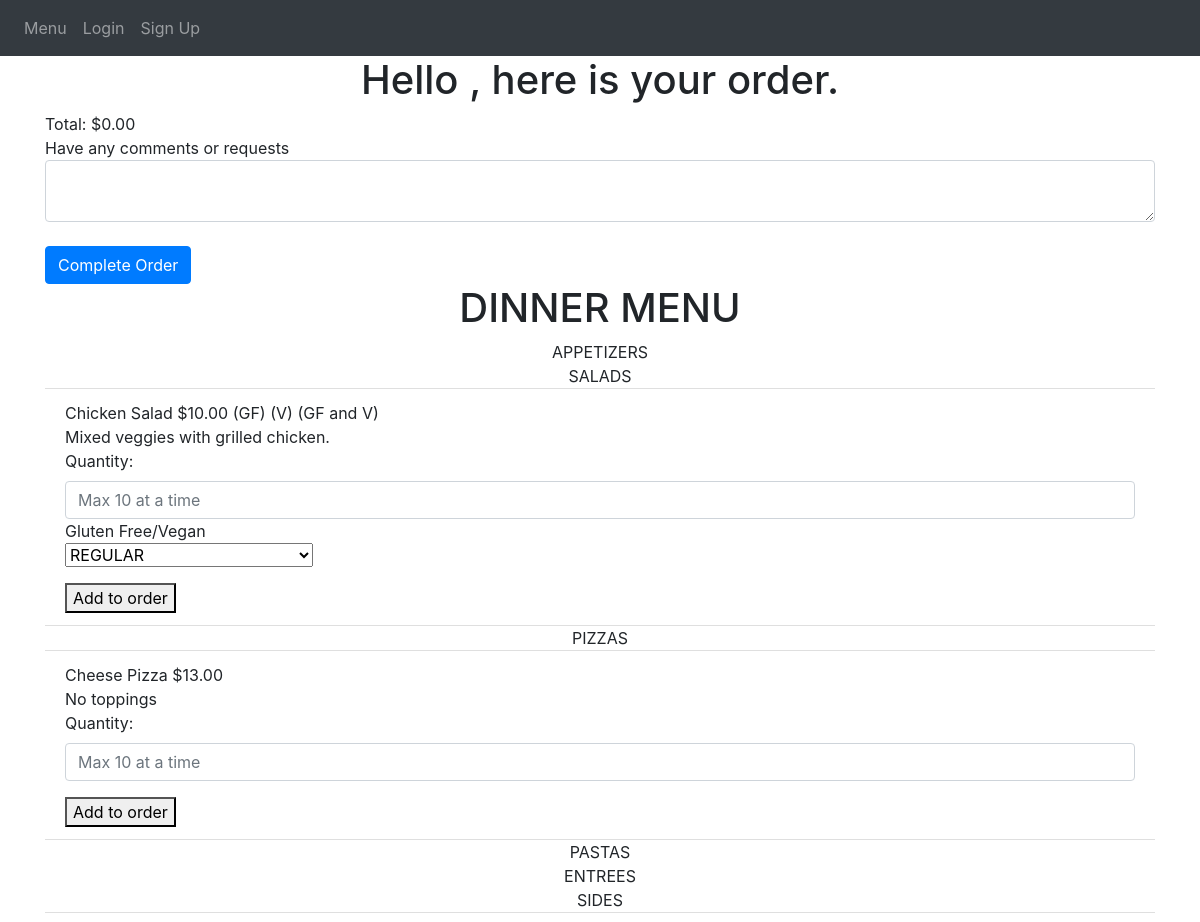
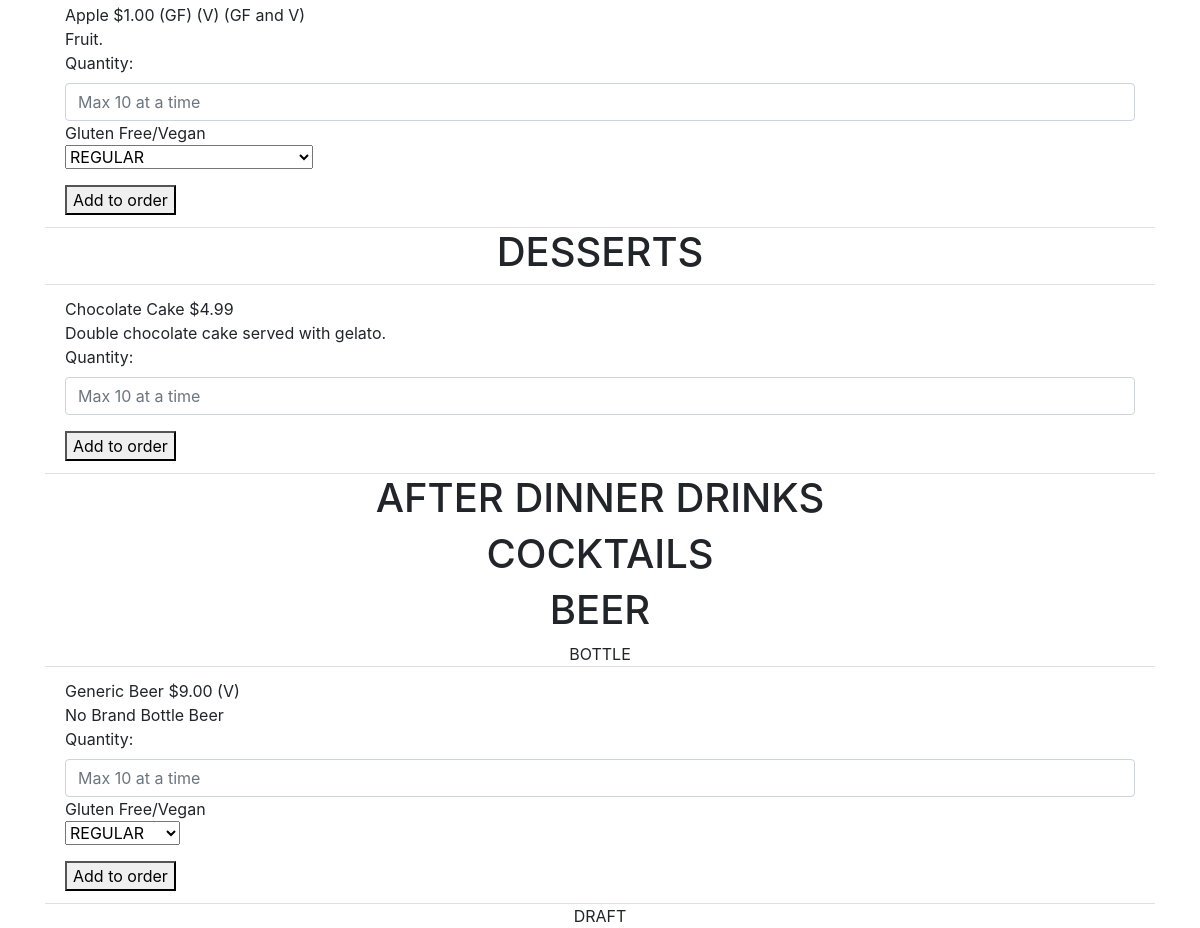
Before: /refresh-order with the older database file (2 pictures, top to bottom).
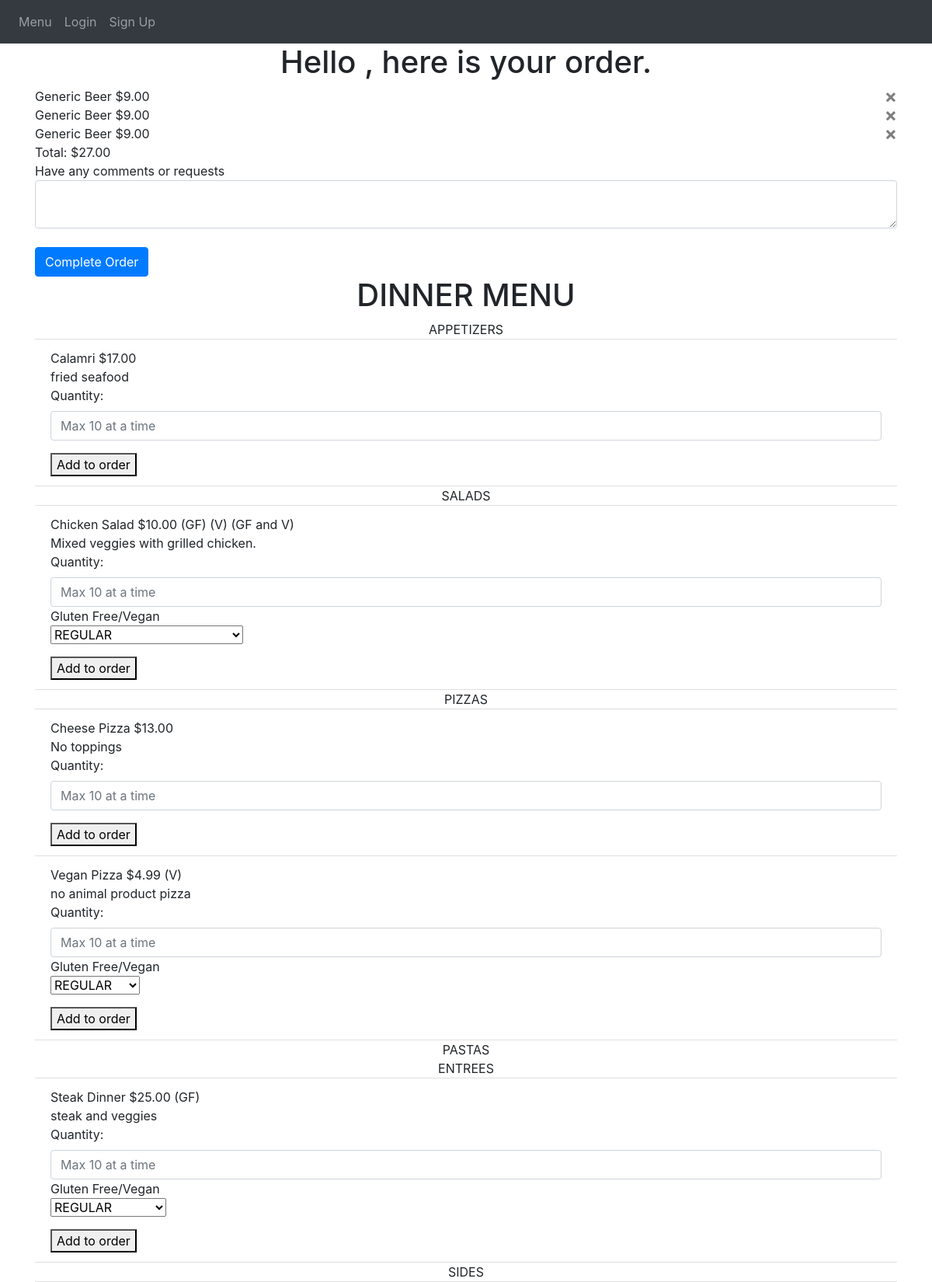
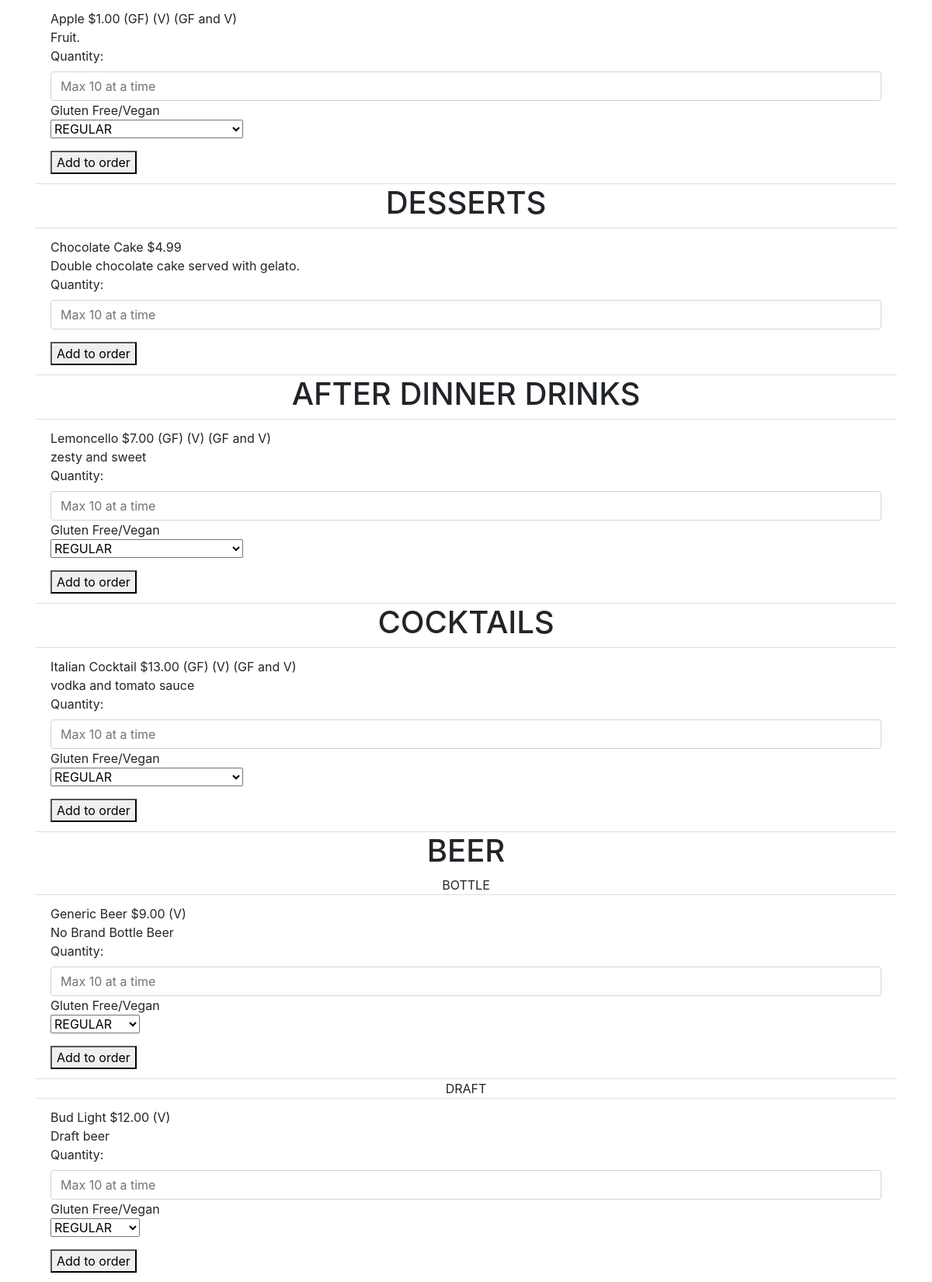
After: the same page with the newer database file (2 pictures, top to bottom).
### avanzareApp/models.py (models this page shows)
class Order(db.Model):
    id = db.Column(db.Integer, primary_key=True)
    name = db.Column(db.String(150))
    comment = db.Column(db.String(10000))
    total = db.Column(db.Float)
    date = db.Column(db.DateTime(timezone=True), default=func.now())
    user_id = db.Column(db.Integer, db.ForeignKey('user.id'))
    is_active = db.Column(db.String(10))
    items = db.relationship('Menu_order')

class Menu(db.Model):
    id = db.Column(db.Integer, primary_key=True)
    name = db.Column(db.String(150), unique=True)
    price = db.Column(db.String(150))
    description = db.Column(db.String(10000))
    menu_type = db.Column(db.String(150))
    gluten_free = db.Column(db.String(150))
    vegan = db.Column(db.String(150))
    date = db.Column(db.DateTime(timezone=True), default=func.now())
    user_id = db.Column(db.Integer, db.ForeignKey('user.id'))

class Menu_order(db.Model):
    id = db.Column(db.Integer, primary_key=True)
    name = db.Column(db.String(150))
    price = db.Column(db.String(150))
    description = db.Column(db.String(10000))
    menu_type = db.Column(db.String(150))
    gluten_free = db.Column(db.String(150))
    vegan = db.Column(db.String(150))
    date = db.Column(db.DateTime(timezone=True), default=func.now())
    order_id = db.Column(db.Integer, db.ForeignKey('order.id'))

### avanzareApp/views.py (the view, shortened to what this page needs)
@views.route('/refresh-order', methods=['GET', 'POST'])
def refresh_order():
    new_order = db.session.query(Order).order_by(Order.id.desc()).first()
    user = User.query.filter(User.email == 'headChef@gmail.com').first()
    items = Menu.query.filter_by(user_id=user.id).order_by(Menu.name).all()
    return render_template("order.html", items=items, new_order=new_order, user=current_user)

### avanzareApp/templates/order.html (shortened to what the changed rows need)
{% extends "base.html" %} {% block title %}Home{% endblock %}
{% block content %}
    <h1 align="center"> Hello {{ user.first_name }}, here is your order. </h1>
{% for item in new_order.items %}
    {{ item.name }}
    {% set tmp = "$" + (item.price | string) %}
    {{ tmp }}
    <button type="button" class="close" onClick="deleteOrderItem({{ item.id }})">
        <span aria-hidden="true">&times;</span>
    </button>
    <br />
{% endfor %}
{% if "${:,.2f}".format(new_order.total) == "$-0.00" %}
   <div>Total: $0.00</div>
{% else %}
    <div>Total: {{ "${:,.2f}".format(new_order.total) }}</div>
{% endif %}
<form method="POST">
    <div>Have any comments or requests</div>
    <textarea name="comment" id="comment" class="form-control"></textarea>
    <br />
    <button type="submit" class="btn btn-primary">Complete Order</button>
</form>
    <h1 align="center"> DINNER MENU </h1>
        <ul class="list-group list-group-flush" id="items">
            {% set gf = "(GF)" %}
            {% set v = "(V)" %}
            {% set gfv = "(GF and V)" %}
            {% set print_once = 1 %}
            {% for menu in ["APPETIZERS", "SALADS", "PIZZAS", "PASTAS", "ENTREES", "SIDES", "DESSERT MENU", "AFTER DINNER DRINKS", "COCKTAILS", "BOTTLE", "DRAFT"] %}
                {% if print_once == 1 %}
                    {% if menu == "DESSERT MENU" %}
                        <h1 align="center"> DESSERTS </h1>
                        {% set print_once = 0 %}
                    {% elif menu == "AFTER DINNER DRINKS" %}
                        <h1 align="center"> AFTER DINNER DRINKS </h1>
                        {% set print_once = 0 %}
                    {% elif menu == "COCKTAILS" %}
                        <h1 align="center"> COCKTAILS </h1>
                        {% set print_once = 0 %}
                    {% elif menu == "BOTTLE" %}
                        <h1 align="center"> BEER </h1>
                        <div align="center">{{ menu }}</div>
                        {% set print_once = 0 %}
                    {% else %}
                        <div align="center">{{ menu }}</div>
                        {% set print_once = 0 %}
                    {% endif %}
                {% endif %}
              {% for item in items %}
                    {% if item.menu_type == menu %}
                      <li class="list-group-item">
                          {{ item.name }}
                          {% set tmp = "$" + (item.price | string) %}
                          {{ tmp }}
                          {% if item.gluten_free == "GLUTEN FREE" %}
                            {{ gf }}
                          {% endif %}
                          {% if item.vegan == "VEGAN" %}
                              {{ v }}
                          {% endif %}
                          {% if (item.gluten_free == "GLUTEN FREE") and (item.vegan == "VEGAN") %}
                              {{ gfv }}
                          {% endif %}
                          <br />
                          {{ item.description }}
                          <br />
                          <form action="/add-to-order/{{ new_order.id }}" method="POST">
                              <div class="form-group">
                                    <label for="quantity">Quantity: </label>
                                    <input
                                            type="quantity"
                                            class="form-control"
                                            id="quantity"
                                            name="quantity"
                                            placeholder="Max 10 at a time"
                                    />
                                  {% if (item.gluten_free == "GLUTEN FREE") or (item.vegan == "VEGAN") %}
                                    <div>Gluten Free/Vegan</div>
                                    <select class="selectpicker" type="dish_accommodation" id="dish_accommodation" name="dish_accommodation">
                                      <optgroup label="CHOOSE ONE" >
                                          <option>REGULAR</option>
                                      </optgroup>
                                    </select>
                                  {% endif %}
                              </div>
                              <button>Add to order</button>
                          </form>
                      </li>
                    {% endif %}
              {% endfor %}
            {% set print_once = 1 %}
            {% endfor %}
        </ul>
            {% set BEER_sub_menus = ["BOTTLE", "DRAFT"] %}
            {% set print_once = 1 %}
{% endblock %}

Changed rows visible on the page:
no longer on this page (row edited): Order: total "$0.00"
added Menu_order: name "Generic Beer", tmp "$9.00"
added Menu_order: name "Generic Beer", tmp "$9.00"
added Menu_order: name "Generic Beer", tmp "$9.00"
added Order: total "$27.00"
added Menu: name "Calamri", tmp "$17.00", description "fried seafood", shown under "APPETIZERS"
added Menu: name "Vegan Pizza", tmp "$4.99", v "(V)", description "no animal product pizza", shown under "PIZZAS"
added Menu: name "Steak Dinner", tmp "$25.00", gf "(GF)", description "steak and veggies", shown under "ENTREES"
added Menu: name "Lemoncello", tmp "$7.00", gf "(GF)", v "(V)", gfv "(GF and V)", description "zesty and sweet"
added Menu: name "Italian Cocktail", tmp "$13.00", gf "(GF)", v "(V)", gfv "(GF and V)", description "vodka and tomato sauce"
added Menu: name "Bud Light", tmp "$12.00", v "(V)", description "Draft beer", shown under "DRAFT"
